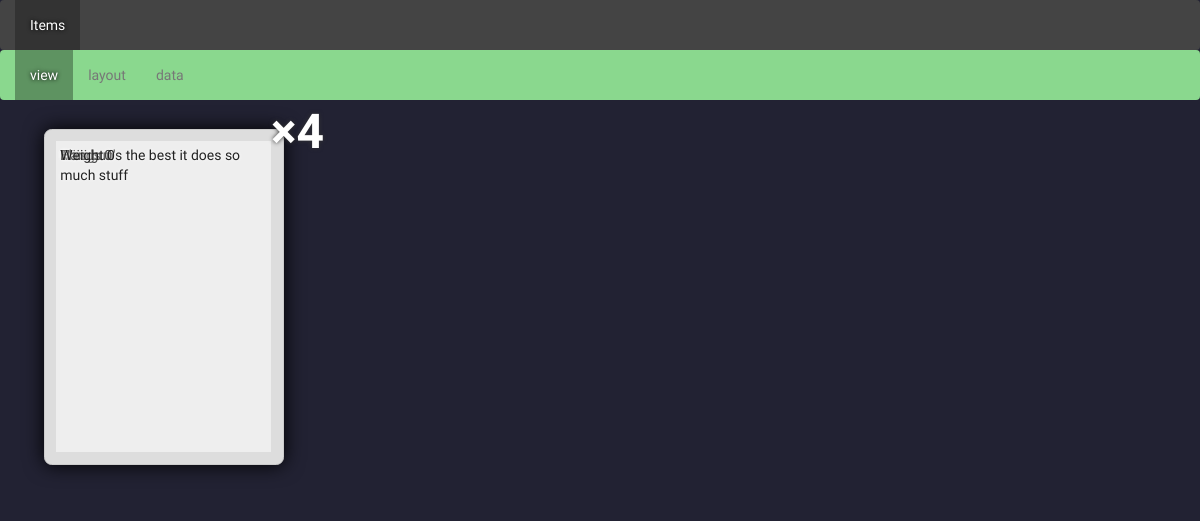
/type/1, run on an earlier commit of the app's database.
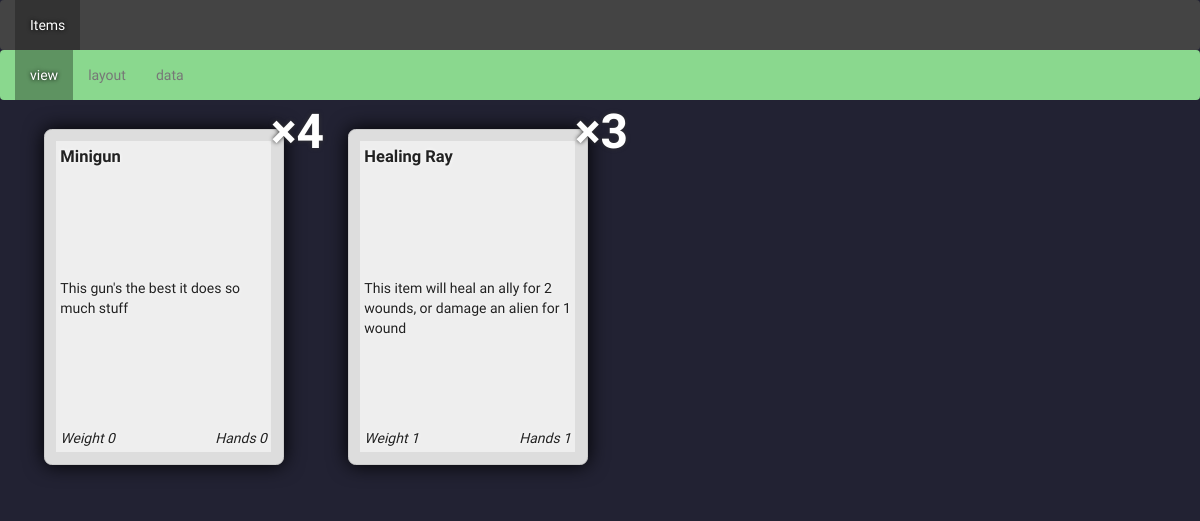
And on a later commit of the database.
### cards/models.py (models this page shows, shortened)
class CardType(models.Model):
    name = models.CharField(max_length=255)
    width = models.DecimalField(default=2.5, max_digits=3, decimal_places=2)
    height = models.DecimalField(default=4.0, max_digits=3, decimal_places=2)
    project = models.ForeignKey(Project, on_delete=models.CASCADE)
    REASONABLE_MARGIN = 0.12
    def margin(self):
        return CardType.REASONABLE_MARGIN
    def inner_width(self):
        return float(self.width) - (CardType.REASONABLE_MARGIN * 2.2)
    def inner_height(self):
        return float(self.height) - (CardType.REASONABLE_MARGIN * 2.2)

class Field(models.Model):
    name = models.CharField(max_length=255)
    template = models.CharField(max_length=255, blank=True, default='')
    width = models.DecimalField("Width, percentage", default=1.0, max_digits=5, decimal_places=4)
    height = models.DecimalField("Distance from top, percentage", default=0.0, max_digits=5, decimal_places=4)
    is_bold = models.BooleanField(default=False)
    is_italic = models.BooleanField(default=False)
    font = models.ForeignKey(Font, related_name='+', blank=True, null=True, on_delete=models.SET_NULL)
    font_size = models.DecimalField("Font-size, percentage", default=100, max_digits=3, decimal_places=0)
    alignment = models.CharField(default='left', choices=(
        ('left', 'Left'),
        ('center', 'Centre'),
        ('right', 'Right'),
    ), max_length=16)
    card_type = models.ForeignKey(CardType, on_delete=models.CASCADE)
    def css(self):
        if not self.font:
            font = Font.objects.get(name='Arial')
        else:
            font = self.font
        return 'width:{}%; top:{}%; text-align:{}; font-weight:{}; font-style:{}; font-family:{}; font-size:{}%;'.format(
            self.width * 100,
            self.height * 100,
            self.alignment,
            'bold' if self.is_bold else 'normal',
            'italic' if self.is_italic else 'normal',
            font.css(),
            self.font_size,
        )

class FieldData(models.Model):
    value = models.CharField(max_length=255)
    field = models.ForeignKey(Field, related_name='+', on_delete=models.CASCADE)
    card = models.ForeignKey(Card, on_delete=models.CASCADE)

class Card(models.Model):
    title = models.CharField(null=True, max_length=255)
    count = models.IntegerField(default=4)
    card_type = models.ForeignKey(CardType, on_delete=models.CASCADE)
    data = models.CharField(max_length=255, default='{}')
    def data_value(self, name):
        values = json.loads(self.data)
        try:
            return str(values[name])
        except KeyError:
            values[name] = 0
            self.data = json.dumps(values)
            self.save()
        return values[name]
    @property
    def patterns(self):
        pattern_list = [
            ('{title}', self.title),
            ('{count}', str(self.count)),
        ]
        for data in self.card_type.cardtypedata_set.all():
            pattern_list.append(
                ('{#' + data.name + '}', self.data_value(data.name)),
            )
        return pattern_list
    @property
    def fields(self):
        fields = []
        for field in self.card_type.field_set.all():
            try:
                data = self.fielddata_set.get(field=field)
                field.value = data.value
            except:
                field.value = field.template
                field.inherited = True
            for pattern, replacement in self.patterns:
                field.value = field.value.replace(pattern, replacement)
            fields.append(field)
        return fields

### cards/views.py (the view)
# urls.py: url(r'^type/(?P<type_id>[0-9]+)$', cardviews.view),
def view(request, type_id):
    card_type = get_object_or_404(CardType, pk=type_id)
    card_types = CardType.objects.all()
    return render(request, 'card-list.html', {
        'view_name': 'view',
        'card_types': card_types,
        'cardtype': card_type,
        'cards': card_type.card_set.all(),
    })

### cards/models.py (called while the page is built)
    def css(self):
        return '\'{}\', {}'.format(
            self.name,
            self.type
        )

### cards/templates/card-list.html (shortened to what this page needs)
{% extends 'core/default.html' %}
{% block content %}
<div class="card-list cardtype-{{ cardtype.name }}">
    {% for card in cards %}
        <div class="card" id="card-{{ card.pk }}" data-name="{{ card.title }}">
            <div class="inner-card">
            {% for data in card.fields %}
                <span class="field field-{{ data.name }}">{{ data.value }}</span>
            {% empty %}
                no fields
            {% endfor %}
            </div>
            <div class="card-count">&times;{{ card.count }}</div>
        </div>
    {% empty %}
        <h1>You have no cards in this set</h1>
    {% endfor %}
</div>
{% endblock %}

### cards/templates/core/default.html (shortened to what this page needs)
<!DOCTYPE html>
<html lang="en">
<head>
    <link rel="stylesheet" href="https://maxcdn.bootstrapcdn.com/bootstrap/3.3.7/css/bootstrap.min.css">
    <link rel="stylesheet" href="https://ajax.googleapis.com/ajax/libs/jqueryui/1.12.1/themes/smoothness/jquery-ui.css">
    <link href="https://maxcdn.bootstrapcdn.com/font-awesome/4.7.0/css/font-awesome.min.css" rel="stylesheet"/>
    <link rel="stylesheet" href="/static/cards/cards.css"/>
</head>
<body>
    <nav class="navbar navbar-default cardtypes-nav">
      <div class="container-fluid">
        <div class="navbar-header">
          <ul class="nav navbar-nav">
            {% for type in card_types %}
                <li class="{% if type.name == cardtype.name %}active{% endif %}"><a href="/type/{{ type.id }}">{{ type.name }}</a></li>
            {% endfor %}
          </ul>
        </div>
      </div>
    </nav>
    {% if cardtype %}
    <nav class="navbar navbar-default card-nav">
      <div class="container-fluid">
        <div class="navbar-header">
          <ul class="nav navbar-nav">
            <li class="{% if view_name == "view" %}active{% endif %}"><a href="/type/{{ cardtype.id }}">view</a></li>
            <li class="{% if view_name == "layout" %}active{% endif %}"><a href="/type/{{ cardtype.id }}/layout">layout</a></li>
            <li class="{% if view_name == "data" %}active{% endif %}"><a href="/type/{{ cardtype.id }}/data">data</a></li>
          </ul>
        </div>
      </div>
    </nav>
    {% endif %}
    <div id="content" class="container-fluid">
        {% block content %}{% endblock %}
    </div>
</body>
</html>

What changed in the data, as far as the page shows it:
added Card: count "3", Field (value "Healing Ray"), Field (value "This item will heal an ally for 2 wounds, or damage an alien for 1 wound"), Field (value "Hands 1"), Field (value "Weight 1")
